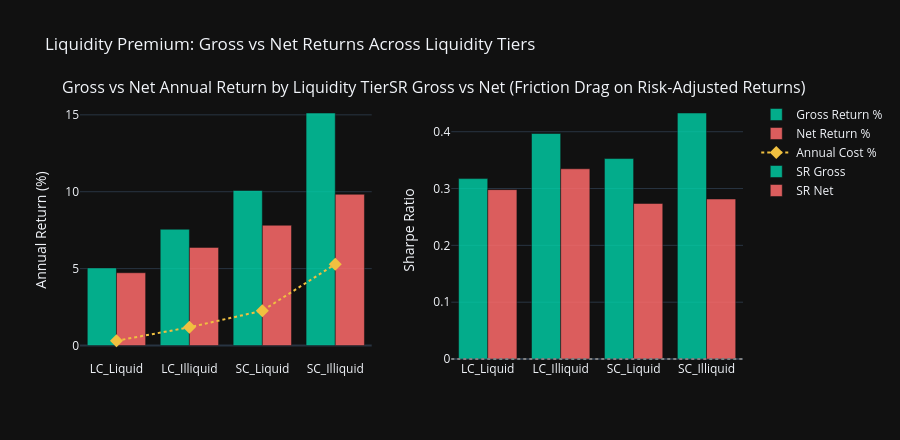

Write notebook code for a chart like this one.
### Code cell
# ── Plot liquidity premium ─────────────────────────────────────────────────────
fig = ps.make_subplots(rows=1, cols=2, horizontal_spacing=0.12,
    subplot_titles=['Gross vs Net Annual Return by Liquidity Tier',
                    'SR Gross vs Net (Friction Drag on Risk-Adjusted Returns)'])

stocks = lp_df.index.tolist()
fig.add_trace(go.Bar(x=stocks, y=lp_df['gross_ret'], name='Gross Return %',
    marker_color='#00d4aa', opacity=0.8), row=1, col=1)
fig.add_trace(go.Bar(x=stocks, y=lp_df['net_ret'], name='Net Return %',
    marker_color='#ff6b6b', opacity=0.85), row=1, col=1)
fig.add_trace(go.Scatter(x=stocks, y=lp_df['annual_cost'],
    mode='markers+lines', name='Annual Cost %',
    marker=dict(color='#f0c040', size=10, symbol='diamond'),
    line=dict(color='#f0c040', dash='dot')), row=1, col=1)

x_sr = np.arange(len(stocks))
fig.add_trace(go.Bar(x=stocks, y=lp_df['sr_gross'], name='SR Gross',
    marker_color='#00d4aa', opacity=0.8), row=1, col=2)
fig.add_trace(go.Bar(x=stocks, y=lp_df['sr_net'], name='SR Net',
    marker_color='#ff6b6b', opacity=0.85), row=1, col=2)
fig.add_hline(y=0, line_color='grey', line_dash='dot', row=1, col=2)

fig.update_layout(template='plotly_dark', height=440, barmode='group',
    title='Liquidity Premium: Gross vs Net Returns Across Liquidity Tiers')
fig.update_yaxes(title_text='Annual Return (%)', row=1, col=1)
fig.update_yaxes(title_text='Sharpe Ratio', row=1, col=2)
fig.show()

# Required alpha premium for illiquid stocks to break even vs liquid
lc_net = lp_df.loc['LC_Liquid', 'net_ret']
for name in ['LC_Illiquid', 'SC_Liquid', 'SC_Illiquid']:
    excess = lp_df.loc[name, 'net_ret'] - lc_net
    print(f'{name}: net return premium vs LC_Liquid = {excess:+.2f}%/yr')

### Figure 1 — Plotly figure (JSON) as saved in the notebook; plotly's stock layout.template omitted (floating-point values rounded to 4 significant figures)
{"data": [{"marker": {"color": "#00d4aa"}, "name": "Gross Return %", "opacity": 0.8, "type": "bar", "x": ["LC_Liquid", "LC_Illiquid", "SC_Liquid", "SC_Illiquid"], "xaxis": "x", "y": [5.04, 7.56, 10.08, 15.12], "yaxis": "y"}, {"marker": {"color": "#ff6b6b"}, "name": "Net Return %", "opacity": 0.85, "type": "bar", "x": ["LC_Liquid", "LC_Illiquid", "SC_Liquid", "SC_Illiquid"], "xaxis": "x", "y": [4.732, 6.377, 7.82, 9.833], "yaxis": "y"}, {"line": {"color": "#f0c040", "dash": "dot"}, "marker": {"color": "#f0c040", "size": 10, "symbol": "diamond"}, "mode": "markers+lines", "name": "Annual Cost %", "type": "scatter", "x": ["LC_Liquid", "LC_Illiquid", "SC_Liquid", "SC_Illiquid"], "xaxis": "x", "y": [0.3083, 1.183, 2.26, 5.287], "yaxis": "y"}, {"marker": {"color": "#00d4aa"}, "name": "SR Gross", "opacity": 0.8, "type": "bar", "x": ["LC_Liquid", "LC_Illiquid", "SC_Liquid", "SC_Illiquid"], "xaxis": "x2", "y": [0.3175, 0.3969, 0.3528, 0.4329], "yaxis": "y2"}, {"marker": {"color": "#ff6b6b"}, "name": "SR Net", "opacity": 0.85, "type": "bar", "x": ["LC_Liquid", "LC_Illiquid", "SC_Liquid", "SC_Illiquid"], "xaxis": "x2", "y": [0.2981, 0.3348, 0.2737, 0.2816], "yaxis": "y2"}], "layout": {"annotations": [{"font": {"size": 16}, "showarrow": false, "text": "Gross vs Net Annual Return by Liquidity Tier", "x": 0.22, "xanchor": "center", "xref": "paper", "y": 1, "yanchor": "bottom", "yref": "paper"}, {"font": {"size": 16}, "showarrow": false, "text": "SR Gross vs Net (Friction Drag on Risk-Adjusted Returns)", "x": 0.78, "xanchor": "center", "xref": "paper", "y": 1, "yanchor": "bottom", "yref": "paper"}], "barmode": "group", "height": 440, "shapes": [{"line": {"color": "grey", "dash": "dot"}, "type": "line", "x0": 0, "x1": 1, "xref": "x2 domain", "y0": 0, "y1": 0, "yref": "y2"}], "title": {"text": "Liquidity Premium: Gross vs Net Returns Across Liquidity Tiers"}, "xaxis": {"anchor": "y", "domain": [0, 0.44]}, "xaxis2": {"anchor": "y2", "domain": [0.56, 1]}, "yaxis": {"anchor": "x", "domain": [0, 1], "title": {"text": "Annual Return (%)"}}, "yaxis2": {"anchor": "x2", "domain": [0, 1], "title": {"text": "Sharpe Ratio"}}}}
